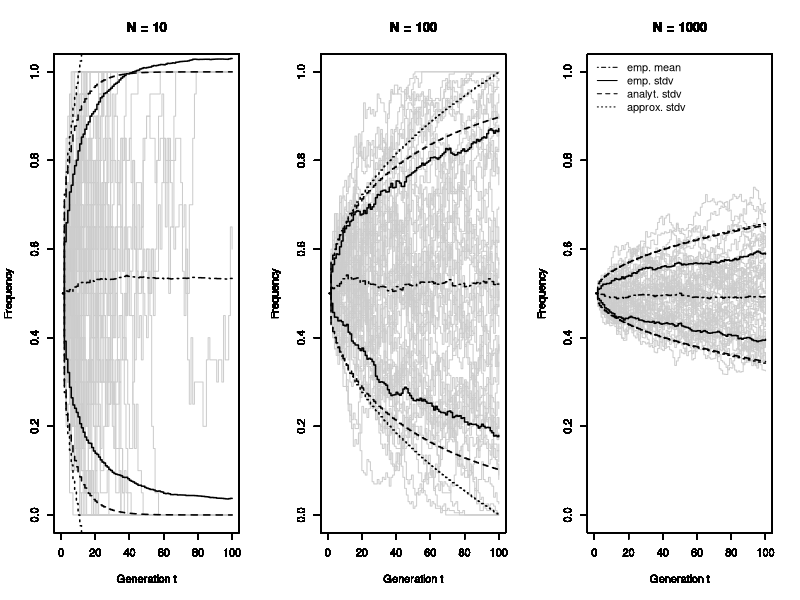

Source code (R):
## ---- chunk 1
#Set Parameters
N_values<-c(10,100,1000) 
traj<-1000 
gen<-100 



## ---- chunk 2

#Figure
par(mfrow=c(1,3))

# Process
for (N in N_values){
  
  #Initial values
  M<-matrix(0,traj,gen) 
  A_p<-N[1]/2 
  M[,1] <- t(rep(A_p/N,traj)) 
  p=0.5
  
  #Statistics
  
  emp_mean<-c(mean(M[,1]))
  emp_stdv<-c(sd(M[,1]))
  v0<-c(A_p*(1-(A_p/N))) 
  analyt_stdv<-c(0) 
  approx_stdv<-c(sqrt(0)) 
  
  
  for (t in 2:gen){
    X <- rbinom(traj, 2*N, p)
    p <- X / (2*N)
    M[,t]=p
    
    #Calculate Statistics
    emp_mean<-append(emp_mean,mean(M[,t]))
    emp_stdv<-append(emp_stdv,sd(M[,t]))
    analyt_stdv<-append(analyt_stdv,sqrt(v0[1]*(N-N*((N-1)/N)^t)))
    approx_stdv<-append(approx_stdv,sqrt(v0[1]*t))
  }
  
  #Plotting
  for (traj in 1:50){
    plot(1:gen,M[traj,], type="s", col="#CCCCCC", lwd=1, ylim = c(0, 1), xlim = c(0, gen),xlab="Generation t", ylab="Frequency", main=paste("N =",toString(N)))
    par(new=TRUE)}
  
  lines(1:gen,emp_mean,ylim = c(0, 1), xlim = c(0, gen), type="s", col="black", lwd=1.5, lty=4)
  lines(1:gen,(emp_stdv)+emp_mean, ylim = c(0, 1), xlim = c(0, gen), type="s", col="black", lwd=1.5)
  lines(1:gen,-(emp_stdv)+emp_mean, ylim = c(0, 1), xlim = c(0, gen), type="s", col="black", lwd=1.5)
  lines(1:gen,(analyt_stdv)/N+0.5, ylim = c(0, 1), xlim = c(0, gen), type="s", col="black", lwd=1.5, lty=2)
  lines(1:gen,-(analyt_stdv)/N+0.5, ylim = c(0, 1), xlim = c(0, gen), type="s", col="black", lwd=1.5, lty=2)
  lines(1:gen,(approx_stdv)/N+0.5, ylim = c(0, 1), xlim = c(0, gen), type="s", col="black", lwd=1.5, lty=3)
  lines(1:gen,-(approx_stdv)/N+0.5, ylim = c(0, 1), xlim = c(0, gen), type="s", col="black", lwd=1.5, lty=3)
  
  
  if (N==N_values[3]){
  legend( "topleft",bty = "n", legend = c('emp. mean','emp. stdv','analyt. stdv','approx. stdv'), lty = c(4,1,2,3), col = 'black')}

}


